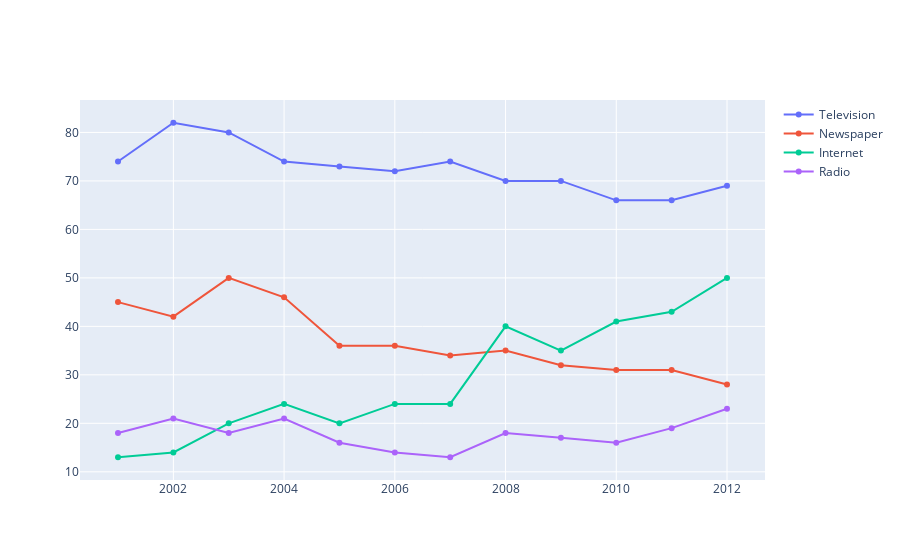

The notebook cell saved with this chart:
### Code cell
# First simple version
fig = go.Figure()

for column in df.columns:
	if column != 'Year': # Skip the x-axis column
		fig.add_trace(
			go.Scatter(
				x=df['Year'],
				y=df[column],
				mode='lines+markers',
				name=column
				)
			)

fig.show()

### Figure 1 — Plotly figure (JSON) as saved in the notebook; plotly's stock layout.template omitted (floating-point values rounded to 4 significant figures)
{"data": [{"mode": "lines+markers", "name": "Television", "type": "scatter", "x": [2001, 2002, 2003, 2004, 2005, 2006, 2007, 2008, 2009, 2010, 2011, 2012], "y": [74, 82, 80, 74, 73, 72, 74, 70, 70, 66, 66, 69]}, {"mode": "lines+markers", "name": "Newspaper", "type": "scatter", "x": [2001, 2002, 2003, 2004, 2005, 2006, 2007, 2008, 2009, 2010, 2011, 2012], "y": [45, 42, 50, 46, 36, 36, 34, 35, 32, 31, 31, 28]}, {"mode": "lines+markers", "name": "Internet", "type": "scatter", "x": [2001, 2002, 2003, 2004, 2005, 2006, 2007, 2008, 2009, 2010, 2011, 2012], "y": [13, 14, 20, 24, 20, 24, 24, 40, 35, 41, 43, 50]}, {"mode": "lines+markers", "name": "Radio", "type": "scatter", "x": [2001, 2002, 2003, 2004, 2005, 2006, 2007, 2008, 2009, 2010, 2011, 2012], "y": [18, 21, 18, 21, 16, 14, 13, 18, 17, 16, 19, 23]}], "layout": {}}
